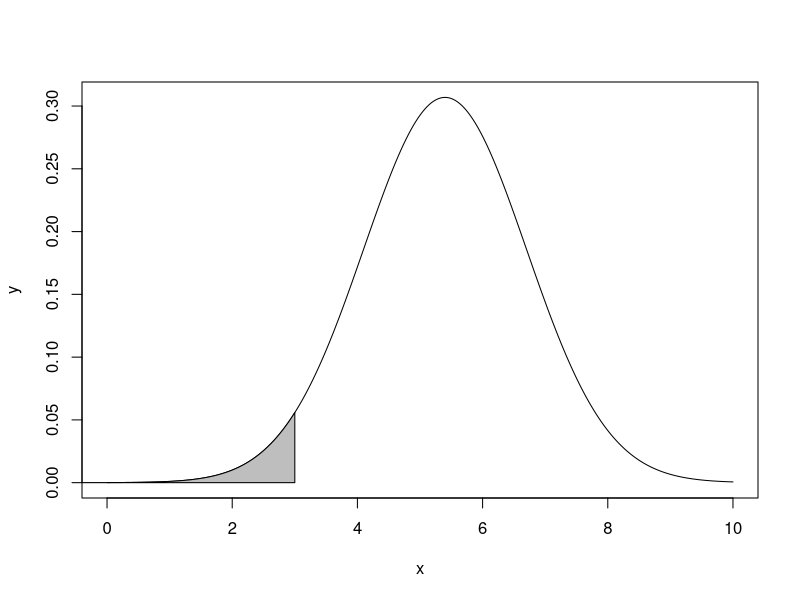

Write the R code that produced this figure.
# Page no 123

mean = 5.4
sd = 1.3
prob1 <- pnorm(3, mean, sd)
prob1

x = seq (0,10, length = 10000)
y = dnorm (x,mean,sd)
plot (x,y, type  ="l")
x = seq (0,3, length = 10000)
y = dnorm (x,mean,sd)
polygon (c(-4,x ,3) ,c(0,y ,0) ,col =" gray ")
